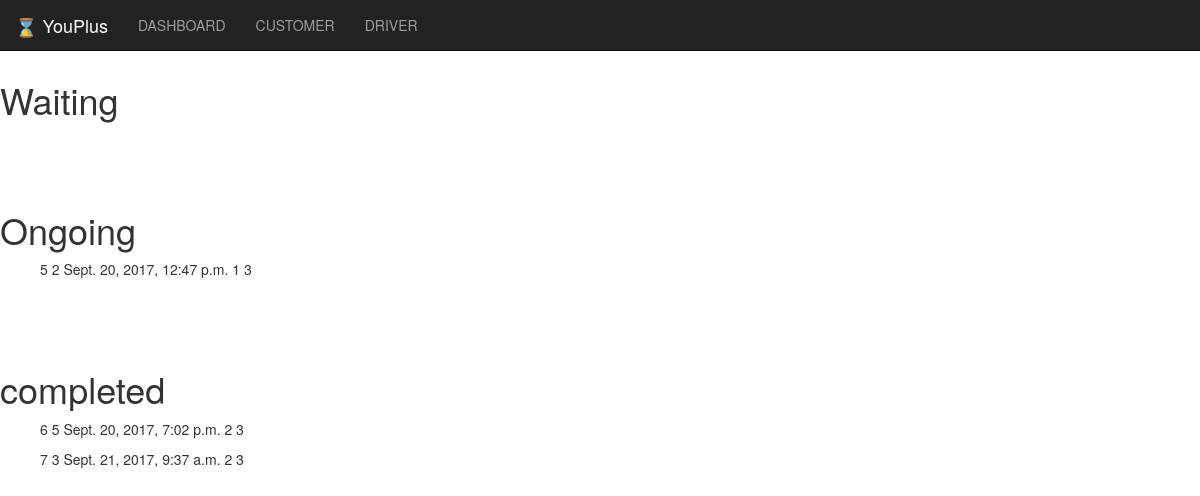
Screenshot of /3/ with the database file from the repository.
### master/models.py (models this page shows, shortened)
class Request_id(models.Model):
    Cust_ID = models.ForeignKey(CustDtil, on_delete=models.CASCADE)
    Driver_ID = models.ForeignKey(DriverDtil, on_delete=models.CASCADE, null=True)
    req_time = models.DateTimeField(auto_now_add=True)
    pickup = models.DateTimeField(null=True, blank=True)
    drop = models.DateTimeField(null=True, blank=True)
    Status = models.IntegerField(default=0)

class CustDtil(models.Model):
    Cust_ID = models.AutoField(primary_key=True)
    user_name = models.CharField(max_length=250)
    user_lastname = models.CharField(max_length=250)
    user_add = models.CharField(max_length=250)
    user_long = models.IntegerField(default=0)
    user_lat = models.IntegerField(default=0)
    def __str__(self):
        return str(self.Cust_ID)

class DriverDtil(models.Model):
    Driver_ID = models.AutoField(primary_key=True)
    user_name = models.CharField(max_length=250)
    user_lastname = models.CharField(max_length=250)
    user_add = models.CharField(max_length=250)
    user_long = models.CharField(max_length=250)
    user_lat = models.CharField(max_length=250)
    def __str__(self):
        return str(self.Driver_ID)

### master/views.py (the view)
# urls.py: url(r'^(?P<d_id>\d+)/$', views.drivers, name='DRIVER'),
def drivers(request, d_id):
    print 'Hello000000w Sir',d_id
    cnt = Request_id.objects.filter(drop=None).filter(Driver_ID=d_id).count()
    message = ''
    if cnt != 0:
        message = 'disabled'
    Waiting = Request_id.objects.all().exclude(pickup__isnull=False)
    Ongoing = Request_id.objects.filter(Driver_ID=d_id).filter(drop=None)
    completed = Request_id.objects.filter(Driver_ID=d_id).filter(drop__isnull=False)
    for i in completed:
        print 'Ongoing ',i.Driver_ID,i.req_time,i.pickup,i.drop,i.Cust_ID
    return render(request, 'home/report.html',{'message':message, 'Ongoing':Ongoing, 'completed':completed, 'Waiting':Waiting, 'd_id':d_id} )

### master/templates/home/report.html (shortened to what this page needs)
{% extends 'home/base.html' %}
{% block body %}
 {% load staticfiles %}
<br><br><br><h1>Waiting</h1>
<br><br><br><h1>Ongoing</h1>
{% if Ongoing %}
            {% for album in Ongoing %}
                <ul>
                    <td>{{ album.id }}</td>
                    <td>{{ album.Cust_ID }}</td>
                    <td>{{ album.req_time }}</td>
                    <td>{{ album.Status }}</td>
                    <td>{{ album.Driver_ID }}</td>
                </ul>
            {% endfor %}
    {% endif %}
<br><br><br><h1>completed</h1>
{% if completed %}
            {% for album in completed %}
                <ul>
                    <td>{{ album.id }}</td>
                    <td>{{ album.Cust_ID }}</td>
                    <td>{{ album.req_time }}</td>
                    <td>{{ album.Status }}</td>
                    <td>{{ album.Driver_ID }}</td>
                </ul>
            {% endfor %}
    {% endif %}
{% endblock %}

### rows the page displays
Request_id: id "5", Cust_ID "2", req_time "Sept. 20, 2017, 12:47 p.m.", Status "1", Driver_ID "3"
Request_id: id "6", Cust_ID "5", req_time "Sept. 20, 2017, 7:02 p.m.", Status "2", Driver_ID "3"
Request_id: id "7", Cust_ID "3", req_time "Sept. 21, 2017, 9:37 a.m.", Status "2", Driver_ID "3"
